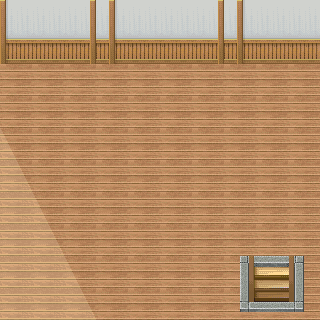

A level layout from a 2D game, rendered from its tile map. Below: a short description, then the map file with its tile-grid data intact:
An orthogonal 10x10 tile map with 32x32 px tiles, 3 tile layers (layer1, layer2, layer3) and 1 object.

<map version="1.4" tiledversion="1.4.2" orientation="orthogonal" renderorder="right-down" width="10" height="10" tilewidth="32" tileheight="32" infinite="0" nextlayerid="5" nextobjectid="2">
 <tileset firstgid="1" name="010-CastleTown02" tilewidth="32" tileheight="32" tilecount="184" columns="8">
  <image source="010-CastleTown02.png" width="256" height="736" />
 </tileset>
 <layer id="1" name="layer1" width="10" height="10">
  <data encoding="csv">
1,1,1,1,1,1,1,1,1,1,
1,1,1,1,1,1,1,1,1,1,
1,1,1,1,1,1,1,1,1,1,
1,1,1,1,1,1,1,1,1,1,
3,1,1,1,1,1,1,1,1,1,
11,1,1,1,1,1,1,1,1,1,
10,3,1,1,1,1,1,1,1,1,
10,11,1,1,1,1,1,1,1,1,
10,10,3,1,1,1,1,1,133,1,
10,10,11,1,1,1,1,1,1,1
</data>
 </layer>
 <layer id="2" name="layer2" width="10" height="10">
  <data encoding="csv">
17,18,19,20,18,18,19,20,18,18,
25,26,27,28,26,26,27,28,26,26,
0,0,0,0,0,0,0,0,0,0,
0,0,0,0,0,0,0,0,0,0,
0,0,0,0,0,0,0,0,0,0,
0,0,0,0,0,0,0,0,0,0,
0,0,0,0,0,0,0,0,0,0,
0,0,0,0,0,0,0,0,0,0,
0,0,0,0,0,0,0,132,0,134,
0,0,0,0,0,0,0,140,0,142
</data>
 </layer>
 <layer id="3" name="layer3" width="10" height="10">
  <data encoding="csv">
0,0,0,0,0,0,0,0,0,0,
0,0,0,0,0,0,0,0,0,0,
0,0,0,0,0,0,0,0,0,0,
0,0,0,0,0,0,0,0,0,0,
0,0,0,0,0,0,0,0,0,0,
0,0,0,0,0,0,0,0,0,0,
0,0,0,0,0,0,0,0,0,0,
0,0,0,0,0,0,0,0,0,0,
0,0,0,0,0,0,0,0,0,0,
0,0,0,0,0,0,0,0,141,0
</data>
 </layer>
 <objectgroup id="4" name="traps">
  <object id="1" x="267.333" y="272.667" width="8.66667" height="9.33333">
   <properties>
    <property name="target_map" value="1001" />
    <property name="target_x" value="16" />
    <property name="target_y" value="13" />
   </properties>
  </object>
 </objectgroup>
</map>
